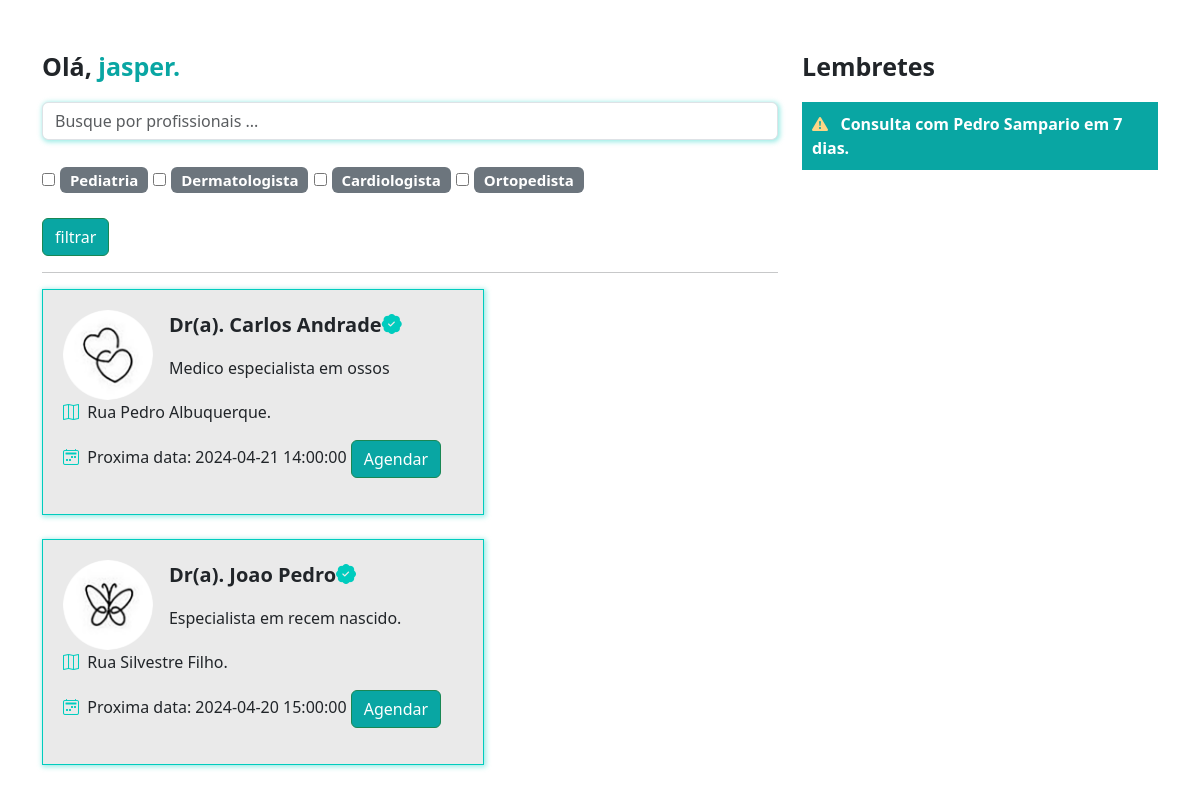
Screenshot of /paciente/home/ (signed in) with the database file from the repository.
### medico/models.py (models this page shows, shortened)
class Especialidades(models.Model):
    especialidade = models.CharField(max_length=100)

class DadosMedico(models.Model):
    crm = models.CharField(max_length=30)
    nome = models.CharField(max_length=100)
    cep = models.CharField(max_length=15)
    rua = models.CharField(max_length=100)
    bairro = models.CharField(max_length=100)
    numero = models.IntegerField()
    rg = models.ImageField(upload_to='rgs')
    cedula_identidade_medica = models.ImageField(upload_to='cim')
    foto = models.ImageField(upload_to='fotos_perfil')
    descricao = models.TextField()
    valor_consulta = models.FloatField(default=100)
    user = models.ForeignKey(User, on_delete=models.DO_NOTHING)
    especialidade = models.ForeignKey(Especialidades, on_delete=models.DO_NOTHING)
    @property
    def proxima_data(self):
        proxima_data = DatasAbertas.objects.filter(user=self.user).filter(data__gt=datetime.now()).filter(agendado=False).order_by('data').first()
        return proxima_data

class DatasAbertas(models.Model):
      data = models.DateTimeField()
      user = models.ForeignKey(User, on_delete=models.DO_NOTHING)
      agendado = models.BooleanField(default=False)
      def __str__(self):
          return str(self.data)

### paciente/views.py (the view)
# urls.py: 2. Add a URL to urlpatterns:  path('', views.home, name='home')
def home(request):
    if request.method == "GET":
        medico_filtrar = request.GET.get('medico')
        especialidades_filtrar = request.GET.getlist('especialidades')
        medicos = DadosMedico.objects.all()
        if medico_filtrar:
            medicos = medicos.filter(nome__icontains=medico_filtrar)
        if especialidades_filtrar:
            medicos = medicos.filter(especialidade_id__in=especialidades_filtrar)
        especialidades = Especialidades.objects.all()
        return render(request, 'home.html', {'medicos': medicos, 'especialidades': especialidades})

### paciente/templates/home.html
{% extends "base.html" %}
{% load static %}
{% block 'head' %}
    <link rel="stylesheet" href="{% static 'medicos/css/abrir_horario.css' %}">
    <link rel="stylesheet" href="{% static 'usuarios/css/usuarios.css' %}">
    <link rel="stylesheet" href="{% static 'medicos/css/cadastro_medico.css' %}">
    <link rel="stylesheet" href="{% static 'pacientes/css/home.css' %}">
    <link rel="stylesheet" href="https://cdn.jsdelivr.net/npm/bootstrap-icons@1.11.3/font/bootstrap-icons.min.css">
{% endblock 'head' %}
{% block 'body' %}
<br><br>
<div class="container">
    <div class="row">
        <div class="col-md-8">
            <p style="font-size: 25px" class="p-bold">Olá, <span class="color-dark">{{request.user.username}}.</span></p>
            <form action="{% url "home" %}" post="GET">
                <input type="text" class="form-control shadow-main-color" placeholder="Busque por profissionais ..." name="medico">
                <br>
                <div class="especialidades">
                    {% for especialidade in especialidades %}
                        <input type="checkbox" name="especialidades" value="{{especialidade.id}}">
                        <span class="badge bg-secondary">
                            {{especialidade.especialidade}}
                        </span>
                    {% endfor %}
                </div>
                <br>
                <input type="submit" value="filtrar" class="btn btn-success btn-dark-color">
            </form>
            <hr>
            <div class="list-medicos">
                {% for medico in medicos %}
                <div class="card-medicos shadow-main-color">
                    <div class="row">
                        <div class="col-md-3"><img src="{{medico.foto.url}}" class="foto-perfil-card" alt=""></div>
                        <div class="col-md">
                            <p style="font-size: 20px" class="p-bold">Dr(a). {{medico.nome}}<i class="bi bi-patch-check-fill icon-main"></i></p>
                            <p>{{medico.descricao}}</p>
                        </div>
                    </div>
                    <p><i class="bi bi-map icon-main"></i>&nbsp&nbspRua {{medico.rua}}.</p>
                    <p><i class="bi bi-calendar2-week icon-main"></i>&nbsp&nbspProxima data:
                        {% if medico.proxima_data %}
                            {{medico.proxima_data}}
                        {% else %}
                            Aguarde uma data.
                        {% endif %}
                    <a href="{% url "escolher_horario" medico.id %}" class="btn btn-success btn-dark-color">Agendar</a>
                </div>
                <br>
                {% endfor %}
            </div>
        </div>
        <div class="col-md-4">
            <p style="font-size: 25px" class="p-bold">Lembretes</p>
            <p class="bg-main-lembrete">
                <span class="p-bold"><i class="bi bi-exclamation-triangle-fill icon-differential"></i>&nbsp&nbsp Consulta com Pedro Sampario em 7 dias.</span>
            </p>
        </div>
    </div>
</div>
{% endblock 'body' %}

### templates/static/geral/css/base.css (style rules this page uses)
:root { --main-color: #00CCBE; --dark-color: #09A6A3; --contrast-color: #FFD686; }
.p-bold { font-weight: bold; }
.color-dark { color: var(--dark-color); }

### templates/static/usuarios/css/usuarios.css (style rules this page uses)
.btn-dark-color { background-color: var(--dark-color); color: white; }

### templates/static/medicos/css/cadastro_medico.css (style rules this page uses)
.shadow-main-color { box-shadow: 1px 1px 5px 1px rgba(0, 204, 190,.4); }

### templates/static/pacientes/css/home.css (style rules this page uses)
.especialidades { font-size: 20px; }
.card-medicos { width: 60%; background-color: #EAEAEA; border: 1px solid var(--main-color); padding: 20px; }
.foto-perfil-card { width: 90px; height: 90px; border-radius: 45px; }
.icon-main { color: var(--main-color); }
.bg-main-lembrete { background-color: var(--dark-color); padding: 10px; color: white; }
.icon-differential { color: var(--contrast-color); }

### rows the page displays
Especialidades: especialidade "Pediatria"
Especialidades: especialidade "Dermatologista"
Especialidades: especialidade "Cardiologista"
Especialidades: especialidade "Ortopedista"
DadosMedico: foto (picture), nome "Carlos Andrade", descricao "Medico especialista em ossos", rua "Pedro Albuquerque", proxima_data "2024-04-21 14:00:00"
DadosMedico: foto (picture), nome "Joao Pedro", descricao "Especialista em recem nascido.", rua "Silvestre Filho", proxima_data "2024-04-20 15:00:00"

### other values shown
{{ request.user.username }} "jasper"
